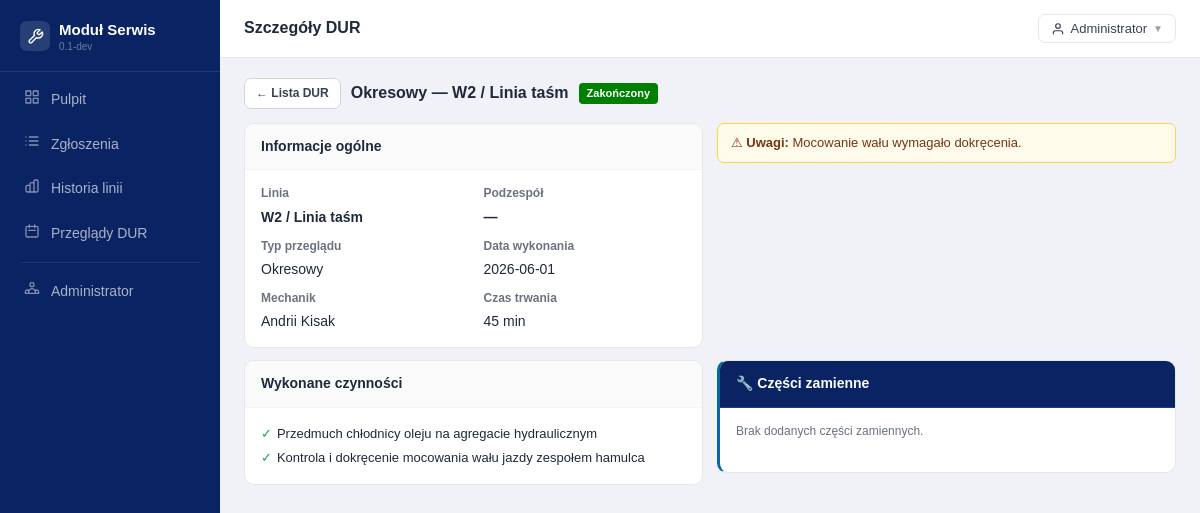
The app's page /index.php?route=dur_detail&id=212 (signed in) with its own data.
### tables this page shows
CREATE TABLE IF NOT EXISTS `maintenance_reviews` (
    `id` INT UNSIGNED NOT NULL AUTO_INCREMENT,
    `production_line_id` INT UNSIGNED NOT NULL,
    `subsystem_id` INT UNSIGNED NULL,
    `template_id` INT UNSIGNED NULL,
    `schedule_id` INT UNSIGNED NULL,
    `performed_by` INT UNSIGNED NOT NULL,
    `review_type` ENUM(
        'weekly',
        'monthly',
        'quarterly',
        'biannual',
        'annual',
        'ad_hoc',
        'periodic'
    ) NOT NULL DEFAULT 'monthly',
    `review_date` DATE NOT NULL,
    `duration_minutes` INT UNSIGNED NULL,
    `activities` TEXT NOT NULL,
    `parts_used` TEXT NULL,
    `notes` TEXT NULL,
    `status` ENUM(
        'completed',
        'partial',
        'interrupted'
    ) NOT NULL DEFAULT 'completed',
    `next_review_date` DATE NULL,
    `created_at` DATETIME NOT NULL DEFAULT CURRENT_TIMESTAMP,
    `updated_at` DATETIME NOT NULL DEFAULT CURRENT_TIMESTAMP ON UPDATE CURRENT_TIMESTAMP,
    PRIMARY KEY (`id`),
    KEY `idx_rev_line` (`production_line_id`),
    KEY `idx_rev_date` (`review_date`),
    KEY `idx_rev_performer` (`performed_by`),
    CONSTRAINT `fk_rev_line` FOREIGN KEY (`production_line_id`) REFERENCES `production_lines` (`id`),
    CONSTRAINT `fk_rev_subsystem` FOREIGN KEY (`subsystem_id`) REFERENCES `line_subsystems` (`id`) ON DELETE SET NULL,
    CONSTRAINT `fk_rev_template` FOREIGN KEY (`template_id`) REFERENCES `maintenance_templates` (`id`) ON DELETE SET NULL,
    CONSTRAINT `fk_rev_schedule` FOREIGN KEY (`schedule_id`) REFERENCES `maintenance_schedules` (`id`) ON DELETE SET NULL,
    CONSTRAINT `fk_rev_performer` FOREIGN KEY (`performed_by`) REFERENCES `users` (`id`)
);

CREATE TABLE IF NOT EXISTS `settings` (
    `id` INT UNSIGNED NOT NULL AUTO_INCREMENT,
    `skey` VARCHAR(100) NOT NULL,
    `svalue` TEXT NULL,
    `label` VARCHAR(200) NOT NULL,
    `created_at` DATETIME NOT NULL DEFAULT CURRENT_TIMESTAMP,
    `updated_at` DATETIME NOT NULL DEFAULT CURRENT_TIMESTAMP ON UPDATE CURRENT_TIMESTAMP,
    PRIMARY KEY (`id`),
    UNIQUE KEY `uq_settings_key` (`skey`)
);

CREATE TABLE IF NOT EXISTS `production_lines` (
    `id` INT UNSIGNED NOT NULL AUTO_INCREMENT,
    `name` VARCHAR(150) NOT NULL,
    `prefix` VARCHAR(10) NOT NULL,
    `description` TEXT NULL,
    `is_active` TINYINT(1) NOT NULL DEFAULT 1,
    `created_at` DATETIME NOT NULL DEFAULT CURRENT_TIMESTAMP,
    `updated_at` DATETIME NOT NULL DEFAULT CURRENT_TIMESTAMP ON UPDATE CURRENT_TIMESTAMP,
    PRIMARY KEY (`id`),
    UNIQUE KEY `uq_line_prefix` (`prefix`),
    KEY `idx_lines_active` (`is_active`)
);

CREATE TABLE IF NOT EXISTS `users` (
    `id` INT UNSIGNED NOT NULL AUTO_INCREMENT,
    `role_id` INT UNSIGNED NOT NULL,
    `name` VARCHAR(150) NOT NULL,
    `login` VARCHAR(80) NOT NULL,
    `email` VARCHAR(200) NULL,
    `password_hash` VARCHAR(255) NOT NULL,
    `is_active` TINYINT(1) NOT NULL DEFAULT 1,
    `last_login_at` DATETIME NULL,
    `created_at` DATETIME NOT NULL DEFAULT CURRENT_TIMESTAMP,
    `updated_at` DATETIME NOT NULL DEFAULT CURRENT_TIMESTAMP ON UPDATE CURRENT_TIMESTAMP,
    PRIMARY KEY (`id`),
    UNIQUE KEY `uq_users_login` (`login`),
    UNIQUE KEY `uq_users_email` (`email`),
    KEY `idx_users_role` (`role_id`),
    KEY `idx_users_active` (`is_active`),
    CONSTRAINT `fk_users_role` FOREIGN KEY (`role_id`) REFERENCES `roles` (`id`)
);

### app/Controllers/DurController.php (called while the page is built, shortened)
<?php
class DurController
{
    public function detail(): void
    {
        $id     = (int)($_GET['id'] ?? 0);
        $review = (new MaintenanceModel())->getById($id);
        $durSpareParts = (new SparePartModel())->getByReview($id);
        require BASE_PATH . '/templates/shared/dur_detail.php';
    }
}

### app/Core/Autoloader.php (called while the page is built, shortened)
<?php
class Autoloader
{
    private array $prefixes = [];
    public function addPrefix(string $prefix, string $baseDir, bool $prepend = false): void
    {
        $prefix = trim($prefix, '\\') . '\\';
        $baseDir = rtrim($baseDir, DIRECTORY_SEPARATOR) . DIRECTORY_SEPARATOR;
        if (!isset($this->prefixes[$prefix])) {
            $this->prefixes[$prefix] = [];
        }
        if ($prepend) {
            array_unshift($this->prefixes[$prefix], $baseDir);
        } else {
            $this->prefixes[$prefix][] = $baseDir;
        }
    }
    public function loadClass(string $class): string|false
    {
        foreach ($this->prefixes as $prefix => $baseDirs) {
            $relativeClass = substr($class, strlen($prefix));
            foreach ($baseDirs as $baseDir) {
                $file = $this->resolveFile($baseDir, $relativeClass);
                if ($file !== false) {
                    return $file;
                }
            }
        }
        return false;
    }
    private function resolveFile(string $baseDir, string $relativeClass): string|false
    {
        $file = $baseDir
            . str_replace('\\', DIRECTORY_SEPARATOR, $relativeClass)
            . '.php';
        if (is_file($file)) {
            return $file;
        }
        return false;
    }
}

### app/Helpers/Database.php (called while the page is built, shortened)
<?php
class Database
{
    private static ?\PDO $instance = null;
    public static function get(): \PDO
    {
        if (self::$instance === null) {
            $dsn = sprintf(
                'mysql:host=%s;dbname=%s;charset=%s',
                DB_HOST, DB_NAME, DB_CHARSET
            );
            self::$instance = new \PDO($dsn, DB_USER, DB_PASS, [
                \PDO::ATTR_ERRMODE            => \PDO::ERRMODE_EXCEPTION,
                \PDO::ATTR_DEFAULT_FETCH_MODE => \PDO::FETCH_ASSOC,
                \PDO::ATTR_EMULATE_PREPARES   => false,
            ]);
        }
        return self::$instance;
    }
}

### app/Models/BaseModel.php (called while the page is built, shortened)
<?php
abstract class BaseModel
{
    protected \PDO $db;
    public function __construct()
    {
        $this->db = Database::get();
    }
    protected function fetchOne(string $sql, array $params = []): ?array
    {
        $st = $this->db->prepare($sql);
        $st->execute($params);
        $r = $st->fetch();
        return $r ?: null;
    }
}

### app/Models/MaintenanceModel.php (called while the page is built, shortened)
<?php
class MaintenanceModel extends BaseModel
{
    public function getById(int $id): ?array
    {
        return $this->fetchOne(
            "SELECT mr.*, pl.name AS line_name, ls.name AS subsystem_name,
                    u.name AS performer_name, mt.name AS template_name
             FROM maintenance_reviews mr
             JOIN production_lines pl ON pl.id = mr.production_line_id
             LEFT JOIN line_subsystems ls ON ls.id = mr.subsystem_id
             JOIN users u ON u.id = mr.performed_by
             LEFT JOIN maintenance_templates mt ON mt.id = mr.template_id
             WHERE mr.id = ?",
            [$id]
        );
    }
}

### app/Models/SettingsModel.php (called while the page is built, shortened)
<?php
class SettingsModel extends BaseModel
{
    public function get(string $key): ?string
    {
        $r = $this->fetchOne("SELECT svalue FROM settings WHERE skey = ?", [$key]);
        return $r ? $r['svalue'] : null;
    }
}

### app/Helpers/Helpers.php (called while the page is built, shortened)
<?php
class Helpers
{
    public static function e(mixed $v): string
    {
        return htmlspecialchars((string)($v ?? ''), ENT_QUOTES | ENT_HTML5, 'UTF-8');
    }
    public static function reviewTypeLabel(string $type, array $customLabels = []): string
    {
        return match ($type) {
            'weekly'    => 'Tygodniowy',
            'monthly'   => 'Miesięczny',
            'quarterly' => 'Kwartalny',
            'biannual'  => 'Półroczny',
            'annual'    => 'Roczny',
            'ad_hoc'    => 'Doraźny',
            'periodic'  => 'Okresowy',
            default     => ucfirst($type),
        };
    }
}

### templates/shared/dur_detail.php (the view, shortened to what this page needs)
<?php
require BASE_PATH . '/templates/shared/header.php';
$durStatusConfig = [];
try {
  $saved = (new \App\Models\SettingsModel())->get('dur_review_statuses');
  if ($saved) $durStatusConfig = json_decode($saved, true) ?? [];
} catch (\Throwable $e) {
}
$durStatusConfig += [
  'completed'   => ['label' => 'Zakończony', 'color' => '#16a34a'],
  'partial'     => ['label' => 'Częściowy',  'color' => '#d97706'],
  'interrupted' => ['label' => 'Przerwany',  'color' => '#dc2626'],
];
$typeLabels = [];
try {
  $tl = (new \App\Models\SettingsModel())->get('dur_type_labels');
  if ($tl) $typeLabels = json_decode($tl, true) ?? [];
} catch (\Throwable $e) {
}
$sc = $durStatusConfig[$review['status']]['color'] ?? '#374151';
$sl = $durStatusConfig[$review['status']]['label'] ?? $review['status'];
?>
<div style="display:flex;align-items:center;gap:10px;margin-bottom:14px;flex-wrap:wrap;">
  <a href="<?= BASE_URL ?>/index.php?route=dur" class="btn btn-sm">← Lista DUR</a>
  <h1 style="font-size:16px;font-weight:700;margin:0;">
    <?= Helpers::reviewTypeLabel($review['review_type'], $typeLabels) ?> — <?= Helpers::e($review['line_name']) ?>
  </h1>
  <span class="badge" style="background:<?= $sc ?>;color:#fff;"><?= $sl ?></span>
</div>
<div class="g2">
  <div class="card mb2">
    <div class="card-head"><span class="card-title">Informacje ogólne</span></div>
    <div class="card-body">
      <div style="display:grid;grid-template-columns:1fr 1fr;gap:8px 20px;">
        <div>
          <div class="flbl">Linia</div>
          <div class="fw6"><?= Helpers::e($review['line_name']) ?></div>
        </div>
        <div>
          <div class="flbl">Podzespół</div>
          <div class="fw6"><?= Helpers::e($review['subsystem_name'] ?? '—') ?></div>
        </div>
        <div>
          <div class="flbl">Typ przeglądu</div>
          <div><?= Helpers::reviewTypeLabel($review['review_type'], $typeLabels) ?></div>
        </div>
        <div>
          <div class="flbl">Data wykonania</div>
          <div><?= Helpers::e($review['review_date']) ?></div>
        </div>
        <div>
          <div class="flbl">Mechanik</div>
          <div><?= Helpers::e($review['performer_name']) ?></div>
        </div>
        <div>
          <div class="flbl">Czas trwania</div>
          <div><?= $review['duration_minutes'] ? (int)$review['duration_minutes'] . ' min' : '—' ?></div>
        </div>
      </div>
    </div>
  </div>
  <?php if ($review['notes']): ?>
    <div class="alert alert-w" style="align-self:start;">⚠ <strong>Uwagi:</strong> <?= Helpers::e($review['notes']) ?></div>
  <?php endif; ?>
</div>
<div class="g2">
  <div class="card">
    <div class="card-head"><span class="card-title">Wykonane czynności</span></div>
    <div class="card-body">
      <?php foreach (explode("\n", $review['activities']) as $a): if (trim($a)): ?>
          <div class="dur-item"><span class="ck">✓</span><span><?= Helpers::e(ltrim(trim($a), '-')) ?></span></div>
      <?php endif;
      endforeach; ?>
    </div>
  </div>
  <div class="card mb2" style="border-left:3px solid #0369a1;">
    <div class="card-head" style="background:#0a2463;border-bottom:1px solid #1e3a8a;">
      <span class="card-title" style="color:#fff;">🔧 Części zamienne</span>
    </div>
    <div class="card-body">
      <?php if (!empty($durSpareParts)): ?>
        <table style="width:100%;border-collapse:collapse;">
          <thead>
            <tr>
              <th style="text-align:left;padding:4px 8px;border-bottom:1px solid #e5e7eb;">Część</th>
              <th style="text-align:left;padding:4px 8px;border-bottom:1px solid #e5e7eb;">Ilość</th>
              <th style="text-align:left;padding:4px 8px;border-bottom:1px solid #e5e7eb;">Kategoria</th>
            </tr>
          </thead>
          <tbody>
            <?php foreach ($durSpareParts as $sp): ?>
              <tr>
                <td style="padding:4px 8px;"><?= Helpers::e($sp['part_name']) ?></td>
                <td style="padding:4px 8px;"><?= (int)$sp['quantity'] ?></td>
                <td style="padding:4px 8px;"><?= Helpers::catBadge($sp['category_name'], $sp['category_color']) ?></td>
              </tr>
            <?php endforeach; ?>
          </tbody>
        </table>
      <?php else: ?>
        <p class="muted fs-sm" style="margin:0;">Brak dodanych części zamiennych.</p>
      <?php endif; ?>
    </div>
  </div>
</div>
<?php require BASE_PATH . '/templates/shared/footer.php'; ?>

### templates/shared/header.php (style rules this page uses)
*, *::before, *::after { box-sizing: border-box; margin: 0; padding: 0; }
html, body { height: 100%; }
body { font-family: Arial, Helvetica, sans-serif; font-size: 14px; background: #f0f2f7; color: #1e293b; line-height: 1.55; }
a { color: #0a2463; text-decoration: none; }
.card { background: #fff; border: 1px solid #e5e7eb; border-radius: 10px; overflow: hidden; }
.card-head { padding: 12px 16px; border-bottom: 1px solid #f3f4f6; display: flex; align-items: center; justify-content: space-between; background: #fafafa; }
.card-title { font-size: 14px; font-weight: 700; color: #1e293b; }
.card-body { padding: 14px 16px; }
.btn { display: inline-flex; align-items: center; gap: 5px; padding: 7px 15px; border-radius: 7px; font-size: 13px; font-weight: 600; cursor: pointer; border: 1px solid #d1d5db; background: #fff; color: #374151; transition: background .12s; font-family: Arial, Helvetica, sans-serif; white-space: nowrap; text-decoration: none; }
.btn-sm { padding: 5px 11px; font-size: 12px; }
.flbl { display: block; font-size: 12px; font-weight: 600; color: #6b7280; margin-bottom: 4px; }
.badge { display: inline-block; padding: 2px 8px; border-radius: 4px; font-size: 11px; font-weight: 600; white-space: nowrap; }
.g2 { display: grid; grid-template-columns: 1fr 1fr; gap: 14px; }
.alert { padding: 9px 13px; border-radius: 7px; margin-bottom: 12px; border: 1px solid transparent; font-size: 13px; }
.alert-w { background: #fffbeb; border-color: #fcd34d; color: #78350f; }
.dur-item { display: flex; gap: 5px; align-items: flex-start; padding: 2px 0; font-size: 13px; }
.ck { color: #16a34a; flex-shrink: 0; }
.mb2 { margin-bottom: 12px; }
.muted { color: #6b7280; }
.fs-sm { font-size: 12px; }
.fw6 { font-weight: 600; }

### records on screen
maintenance_reviews: review_type.svalue "Okresowy", production_line.name "W2 / Linia taśm", status "Zakończony", review_date "2026-06-01", performed_by.name "Andrii Kisak", duration_minutes "45", notes "Mocowanie wału wymagało dokręcenia.", activities "Przedmuch chłodnicy oleju na agregacie hydraulicznym", activities "Kontrola i dokręcenie mocowania wału jazdy zespołem hamulca"

### other values on screen
$appName "Moduł Serwis"
$appVersion "0.1-dev"
Helpers::e($item['label']) "Pulpit"
Helpers::e($item['label']) "Zgłoszenia"
Helpers::e($item['label']) "Historia linii"
Helpers::e($item['label']) "Przeglądy DUR"
Helpers::e($item['label']) "Administrator"
Helpers::e($pageTitle ?? 'Moduł Serwis') "Szczegóły DUR"
Helpers::e($user['name']) "Administrator"
Helpers::e($review['subsystem_name'] ?? '—') "—"
